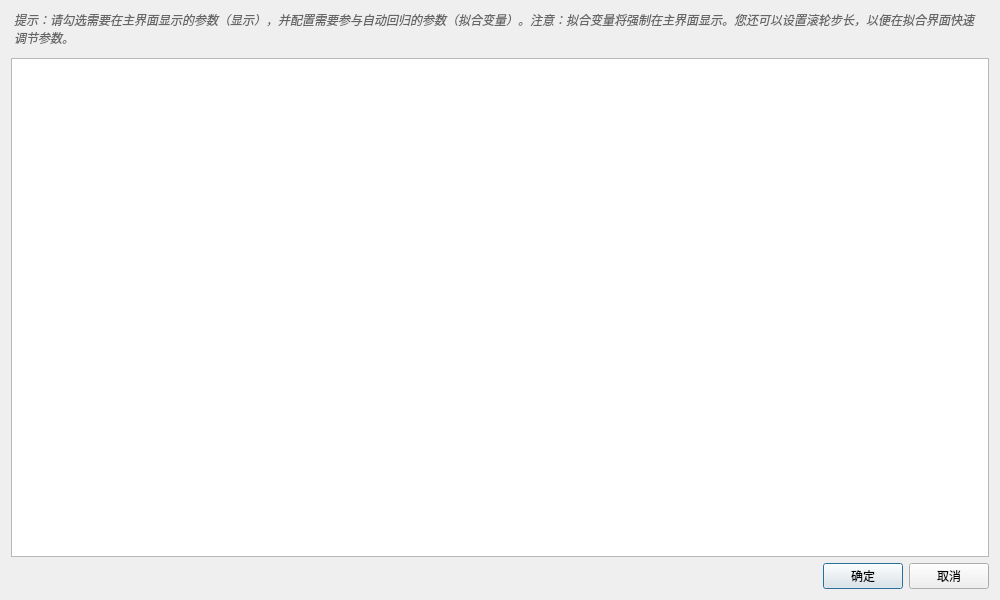
<?xml version="1.0" encoding="UTF-8"?>
<ui version="4.0">
 <class>ParamSelectDialog</class>
 <widget class="QDialog" name="ParamSelectDialog">
  <property name="geometry">
   <rect>
    <x>0</x>
    <y>0</y>
    <width>1000</width>
    <height>600</height>
   </rect>
  </property>
  <property name="windowTitle">
   <string>拟合参数配置</string>
  </property>
  <layout class="QVBoxLayout" name="verticalLayout">
   <item>
    <widget class="QLabel" name="labelTip">
     <property name="text">
      <string>提示：请勾选需要在主界面显示的参数（显示），并配置需要参与自动回归的参数（拟合变量）。注意：拟合变量将强制在主界面显示。您还可以设置滚轮步长，以便在拟合界面快速调节参数。</string>
     </property>
     <property name="wordWrap">
      <bool>true</bool>
     </property>
     <property name="styleSheet">
      <string notr="true">color: #666; font-style: italic; margin-bottom: 5px;</string>
     </property>
    </widget>
   </item>
   <item>
    <widget class="QTableWidget" name="tableWidget">
     <property name="alternatingRowColors">
      <bool>true</bool>
     </property>
     <property name="selectionMode">
      <enum>QAbstractItemView::NoSelection</enum>
     </property>
    </widget>
   </item>
   <item>
    <layout class="QHBoxLayout" name="horizontalLayout">
     <item>
      <spacer name="horizontalSpacer">
       <property name="orientation">
        <enum>Qt::Horizontal</enum>
       </property>
       <property name="sizeHint" stdset="0">
        <size>
         <width>40</width>
         <height>20</height>
        </size>
       </property>
      </spacer>
     </item>
     <item>
      <widget class="QPushButton" name="btnOk">
       <property name="text">
        <string>确定</string>
       </property>
       <property name="default">
        <bool>true</bool>
       </property>
      </widget>
     </item>
     <item>
      <widget class="QPushButton" name="btnCancel">
       <property name="text">
        <string>取消</string>
       </property>
      </widget>
     </item>
    </layout>
   </item>
  </layout>
 </widget>
 <resources/>
 <connections/>
</ui>
